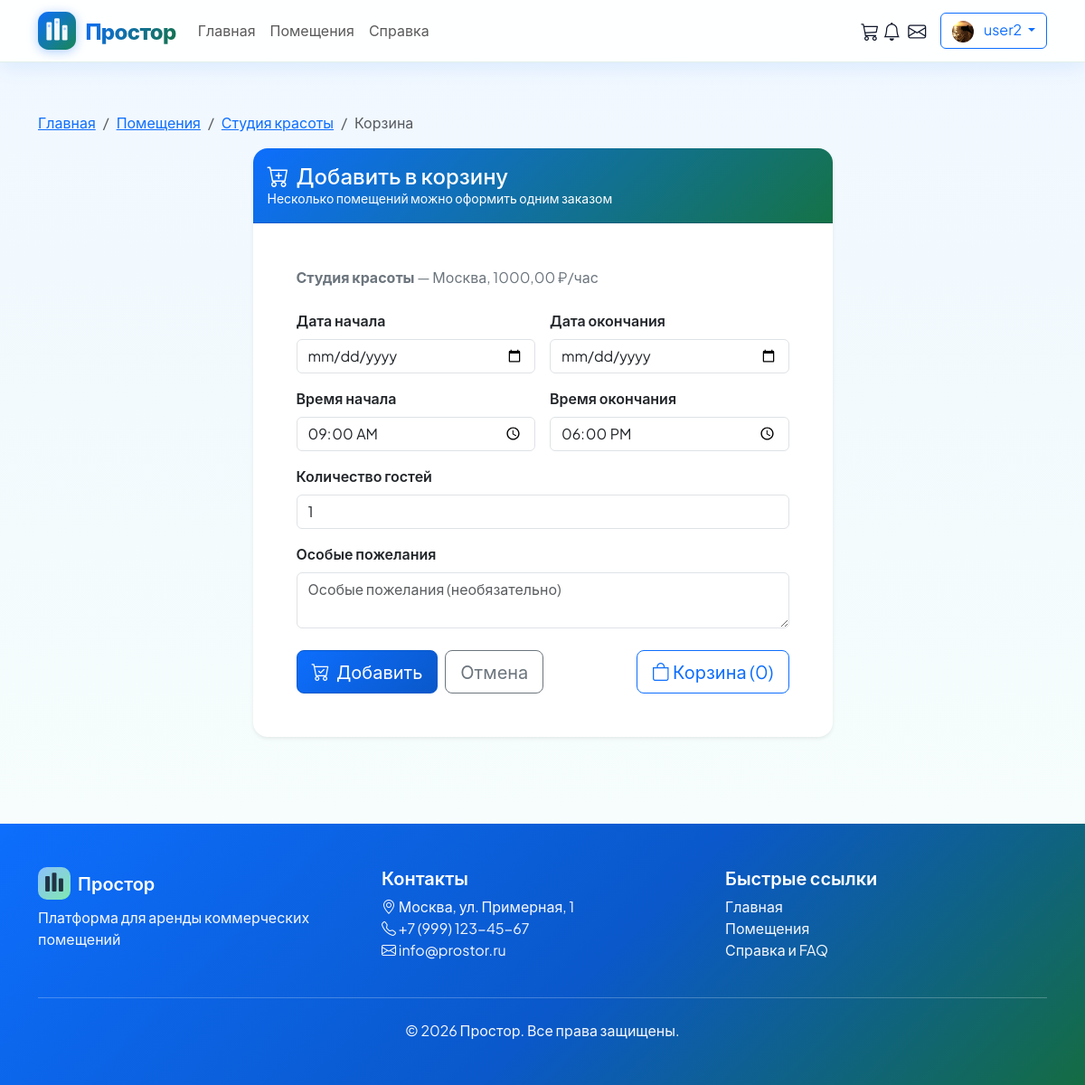
The app's page /cart/add/8/ (signed in) with its own data.
### core/models.py (models this page shows, shortened)
class User(AbstractUser):
    USER_TYPE_CHOICES = [
        ('tenant', 'Арендатор'),
        ('landlord', 'Арендодатель'),
        ('admin', 'Администратор'),
    ]
    user_type = models.CharField(
        max_length=20,
        choices=USER_TYPE_CHOICES,
        default='tenant',
        verbose_name='Тип пользователя'
    )
    avatar = models.ImageField(
        upload_to='avatars/',
        null=True,
        blank=True,
        verbose_name='Аватар'
    )
    phone = models.CharField(
        max_length=20,
        blank=True,
        null=True,
        verbose_name='Телефон'
    )
    company_name = models.CharField(
        max_length=100,
        blank=True,
        null=True,
        verbose_name='Название компании'
    )
    email_verified = models.BooleanField(
        default=False,
        verbose_name='Email подтвержден'
    )
    phone_verified = models.BooleanField(
        default=False,
        verbose_name='Телефон подтвержден'
    )
    class Meta:
        verbose_name = 'Пользователь'
        verbose_name_plural = 'Пользователи'

class Property(models.Model):
    PROPERTY_TYPE_CHOICES = [
        ('office', 'Офис'),
        ('conference', 'Конференц-зал'),
        ('coworking', 'Коворкинг'),
        ('shop', 'Торговая площадь'),
        ('warehouse', 'Склад'),
        ('studio', 'Студия'),
        ('other', 'Другое'),
    ]
    STATUS_CHOICES = [
        ('draft', 'Черновик'),
        ('pending', 'На модерации'),
        ('active', 'Активно'),
        ('rejected', 'Отклонено'),
        ('inactive', 'Неактивно'),
    ]
    landlord = models.ForeignKey(
        User,
        on_delete=models.CASCADE,
        related_name='properties',
        verbose_name='Владелец'
    )
    title = models.CharField(
        max_length=200,
        verbose_name='Название'
    )
    slug = models.SlugField(
        unique=True,
        verbose_name='Slug'
    )
    description = models.TextField(
        verbose_name='Описание'
    )
    property_type = models.CharField(
        max_length=20,
        choices=PROPERTY_TYPE_CHOICES,
        default='office',
        verbose_name='Тип помещения'
    )
    category = models.ForeignKey(
        Category,
        on_delete=models.SET_NULL,
        null=True,
        blank=True,
        related_name='properties',
        verbose_name='Категория'
    )
    city = models.CharField(
        max_length=100,
        default='Москва',
        verbose_name='Город'
    )
    address = models.CharField(
        max_length=200,
        default='Не указан',
        verbose_name='Адрес'
    )
    latitude = models.FloatField(
        null=True,
        blank=True,
        verbose_name='Широта'
    )
    longitude = models.FloatField(
        null=True,
        blank=True,
        verbose_name='Долгота'
    )
    price_per_hour = models.DecimalField(
        max_digits=10,
        decimal_places=2,
        default=1000.00,
        verbose_name='Цена за час'
    )
    price_per_day = models.DecimalField(
        max_digits=10,
        decimal_places=2,
        null=True,
        blank=True,
        verbose_name='Цена за день'
    )
    price_per_week = models.DecimalField(
        max_digits=10,
        decimal_places=2,
        null=True,
        blank=True,
        verbose_name='Цена за неделю'
    )
    price_per_month = models.DecimalField(
        max_digits=10,
        decimal_places=2,
        null=True,
        blank=True,
        verbose_name='Цена за месяц'
    )
    capacity = models.PositiveIntegerField(
        default=1,
        verbose_name='Вместимость'
    )
    area = models.DecimalField(
        max_digits=8,
        decimal_places=2,
        default=10.00,
        verbose_name='Площадь (м²)'
    )
    floor = models.IntegerField(
        null=True,
        blank=True,
        verbose_name='Этаж'
    )
    amenities = models.ManyToManyField(
        Amenity,
        blank=True,
        related_name='properties',
        verbose_name='Удобства'
    )
    is_featured = models.BooleanField(
        default=False,
        verbose_name='Рекомендуемое'
    )
    status = models.CharField(
        max_length=20,
        choices=STATUS_CHOICES,
        default='draft',
        verbose_name='Статус'
    )
    views_count = models.PositiveIntegerField(
        default=0,
        verbose_name='Количество просмотров'
    )
    created_at = models.DateTimeField(
        auto_now_add=True,
        verbose_name='Дата создания'
    )
    updated_at = models.DateTimeField(
        auto_now=True,
        verbose_name='Дата обновления'
    )
    class Meta:
        verbose_name = 'Помещение'
        verbose_name_plural = 'Помещения'
        ordering = ['-created_at']

### core/views.py (the view)
# urls.py: path('cart/add/<int:property_id>/', views.cart_add, name='cart_add'),
@login_required
def cart_add(request, property_id):
    property_obj = get_object_or_404(Property, id=property_id, status='active')
    if request.user.user_type != 'tenant':
        messages.error(request, 'Только арендаторы могут добавлять в корзину.')
        return redirect('property_detail', slug=property_obj.slug)
    if request.method == 'POST':
        form = CartBookingForm(request.POST, property_obj=property_obj)
        if form.is_valid():
            start_datetime = form.cleaned_data['start_datetime']
            end_datetime = form.cleaned_data['end_datetime']
            guests = form.cleaned_data['guests']
            special_requests = form.cleaned_data.get('special_requests', '')
            cart_item, created = Cart.objects.get_or_create(
                user=request.user,
                property=property_obj,
                start_datetime=start_datetime,
                end_datetime=end_datetime,
                defaults={
                    'guests': guests,
                    'special_requests': special_requests
                }
            )
            if created:
                messages.success(request, f'Помещение "{property_obj.title}" добавлено в корзину.')
            else:
                messages.info(request, f'Это помещение уже есть в корзине с такими же датами.')
            return redirect('cart_detail')
    else:
        form = CartBookingForm(property_obj=property_obj)
    context = {
        'form': form,
        'property': property_obj,
        'title': 'Добавление в корзину'
    }
    return render(request, 'core/cart_add.html', context)

### templates/core/cart_add.html (shortened to what this page needs)
{% extends 'base.html' %}
{% block content %}
<div class="container py-5">
    <nav aria-label="breadcrumb" class="mb-3">
        <ol class="breadcrumb mb-0">
            <li class="breadcrumb-item"><a href="{% url 'home' %}">Главная</a></li>
            <li class="breadcrumb-item"><a href="{% url 'property_list' %}">Помещения</a></li>
            <li class="breadcrumb-item"><a href="{% url 'property_detail' property.slug %}">{{ property.title|truncatechars:40 }}</a></li>
            <li class="breadcrumb-item active" aria-current="page">Корзина</li>
        </ol>
    </nav>
    <div class="row justify-content-center">
        <div class="col-lg-7">
            <div class="card border-0 shadow-sm rounded-4 overflow-hidden">
                <div class="card-header text-white py-3" style="background: linear-gradient(135deg, #0d6efd 0%, #157347 100%);">
                    <h1 class="h4 mb-0"><i class="bi bi-cart-plus me-2"></i>Добавить в корзину</h1>
                    <p class="mb-0 small opacity-90">Несколько помещений можно оформить одним заказом</p>
                </div>
                <div class="card-body p-4 p-md-5">
                    <p class="text-secondary mb-4">
                        <strong>{{ property.title }}</strong> — {{ property.city }}, {{ property.price_per_hour }} ₽/час
                    </p>
                    <form method="post" novalidate>
                        <div class="row g-3">
                            <div class="col-md-6">
                                <label class="form-label fw-semibold" for="{{ form.start_date.id_for_label }}">{{ form.start_date.label }}</label>
                                {{ form.start_date }}
                            </div>
                            <div class="col-md-6">
                                <label class="form-label fw-semibold" for="{{ form.end_date.id_for_label }}">{{ form.end_date.label }}</label>
                                {{ form.end_date }}
                            </div>
                            <div class="col-md-6">
                                <label class="form-label fw-semibold" for="{{ form.start_time.id_for_label }}">{{ form.start_time.label }}</label>
                                {{ form.start_time }}
                            </div>
                            <div class="col-md-6">
                                <label class="form-label fw-semibold" for="{{ form.end_time.id_for_label }}">{{ form.end_time.label }}</label>
                                {{ form.end_time }}
                            </div>
                            <div class="col-12">
                                <label class="form-label fw-semibold" for="{{ form.guests.id_for_label }}">{{ form.guests.label }}</label>
                                {{ form.guests }}
                            </div>
                            <div class="col-12">
                                <label class="form-label fw-semibold" for="{{ form.special_requests.id_for_label }}">{{ form.special_requests.label }}</label>
                                {{ form.special_requests }}
                            </div>
                        </div>
                        <div class="d-flex flex-wrap gap-2 mt-4">
                            <button type="submit" class="btn btn-primary btn-lg rounded-3">
                                <i class="bi bi-cart-check me-1"></i> Добавить
                            </button>
                            <a href="{% url 'property_detail' property.slug %}" class="btn btn-outline-secondary btn-lg rounded-3">Отмена</a>
                            <a href="{% url 'cart_detail' %}" class="btn btn-outline-primary btn-lg rounded-3 ms-auto">
                                <i class="bi bi-bag"></i> Корзина ({{ cart_items_count }})
                            </a>
                        </div>
                    </form>
                </div>
            </div>
        </div>
    </div>
</div>
{% endblock %}

### templates/base.html (shortened to what this page needs)
{% load static %}
<!DOCTYPE html>
<html lang="ru">
<head>
    <link href="https://cdn.jsdelivr.net/npm/bootstrap@5.3.0/dist/css/bootstrap.min.css" rel="stylesheet">
    <link rel="stylesheet" href="{% static 'css/style.css' %}">
    <link rel="stylesheet" href="https://cdn.jsdelivr.net/npm/bootstrap-icons@1.10.0/font/bootstrap-icons.css">
    <link rel="stylesheet" href="https://cdnjs.cloudflare.com/ajax/libs/font-awesome/6.4.0/css/all.min.css">
</head>
<body>
    <nav class="navbar navbar-expand-lg navbar-light bg-white fixed-top">
        <div class="container">
            <a class="navbar-brand" href="{% url 'home' %}" aria-label="Простор — на главную">
                <span class="brand-wordmark fs-4">Простор</span>
            </a>
            <div class="collapse navbar-collapse" id="navbarNav">
                <ul class="navbar-nav me-auto">
                    <li class="nav-item">
                        <a class="nav-link" href="{% url 'home' %}">Главная</a>
                    </li>
                    <li class="nav-item">
                        <a class="nav-link" href="{% url 'property_list' %}">Помещения</a>
                    </li>
                    <li class="nav-item">
                        <a class="nav-link" href="{% url 'help' %}">Справка</a>
                    </li>
                </ul>
                <div class="d-flex align-items-center">
                    {% if user.is_authenticated %}
                        {% if user.user_type == 'tenant' %}
                        <a class="nav-link position-relative me-1 py-2" href="{% url 'cart_detail' %}" title="Корзина">
                            <i class="bi bi-cart3 fs-5"></i>
                        </a>
                        {% endif %}
                        <div class="dropdown me-2">
                            <a class="nav-link position-relative" href="#" id="notificationsDropdown" role="button"
                               data-bs-toggle="dropdown" aria-expanded="false" title="Уведомления">
                                <i class="bi bi-bell fs-5"></i>
                            </a>
                        </div>
                        <div class="dropdown me-3">
                            <a class="nav-link position-relative" href="#" id="messagesDropdown" role="button"
                               data-bs-toggle="dropdown" aria-expanded="false" title="Сообщения">
                                <i class="bi bi-envelope fs-5"></i>
                            </a>
                        </div>
                        <div class="dropdown">
                            <button class="btn btn-outline-primary dropdown-toggle" type="button"
                                    data-bs-toggle="dropdown">
                                {% if user.avatar %}
                                    <img src="{{ user.avatar.url }}" class="rounded-circle me-2"
                                         width="24" height="24" alt="Аватар">
                                {% else %}
                                    <i class="bi bi-person-circle me-2"></i>
                                {% endif %}
                                {{ user.username }}
                            </button>
                        </div>
                    {% else %}
                        <a href="{% url 'login' %}" class="btn btn-outline-primary me-2">Войти</a>
                        <a href="{% url 'register' %}" class="btn btn-primary">Регистрация</a>
                    {% endif %}
                </div>
            </div>
        </div>
    </nav>
    <main>
        {% block content %}{% endblock %}
    </main>
    <footer class="py-5 mt-5">
        <div class="container">
            <div class="row">
                <div class="col-md-4">
                    <div class="d-flex align-items-center gap-2 mb-2">
                        <h5 class="mb-0">Простор</h5>
                    </div>
                    <p class="text-light opacity-90 mb-0">Платформа для аренды коммерческих помещений</p>
                </div>
                <div class="col-md-4">
                    <h5>Контакты</h5>
                    <ul class="list-unstyled text-light">
                        <li><i class="bi bi-geo-alt"></i> Москва, ул. Примерная, 1</li>
                        <li><i class="bi bi-telephone"></i> +7 (999) 123-45-67</li>
                        <li><i class="bi bi-envelope"></i> info@prostor.ru</li>
                    </ul>
                </div>
                <div class="col-md-4">
                    <h5>Быстрые ссылки</h5>
                    <ul class="list-unstyled">
                        <li><a href="{% url 'home' %}" class="text-light text-decoration-none">Главная</a></li>
                        <li><a href="{% url 'property_list' %}" class="text-light text-decoration-none">Помещения</a></li>
                        <li><a href="{% url 'help' %}" class="text-light text-decoration-none">Справка и FAQ</a></li>
                    </ul>
                </div>
            </div>
            <hr class="my-4 text-light">
            <div class="text-center">
                <p class="text-light mb-0">&copy; 2026 Простор. Все права защищены.</p>
            </div>
        </div>
    </footer>
</body>
</html>

### records on screen
User: avatar (picture), username "user2"
Property: title "Студия красоты", city "Москва", price_per_hour "1000,00"

### other values on screen
{{ cart_items_count }} "0"
